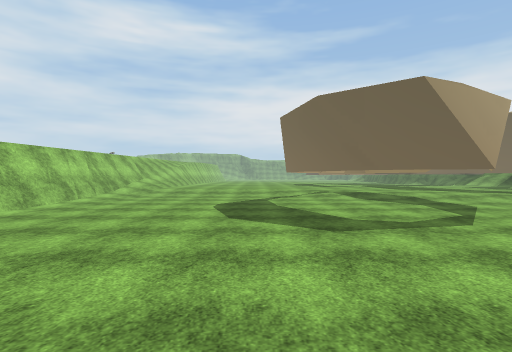
view 1 (above)

20 first-person views from a walk through a Unity game level. The camera is 1.4 m above the floor, looks level and sees 80° across. The floor is counted in squares, 2 m on a side. Each view is taken from the middle of a square. On the plan, view 1 faces up. The plan holds only what a view shows up to about 10 squares ahead; the rest is blank. The place goes on beyond the plan. The player is left out. Some animated figures are not drawn. Some surface patterns are stand-ins.

view 2
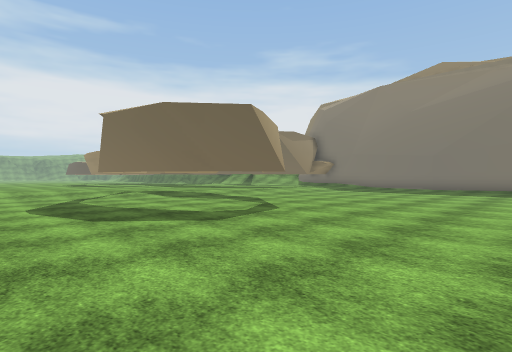

view 3
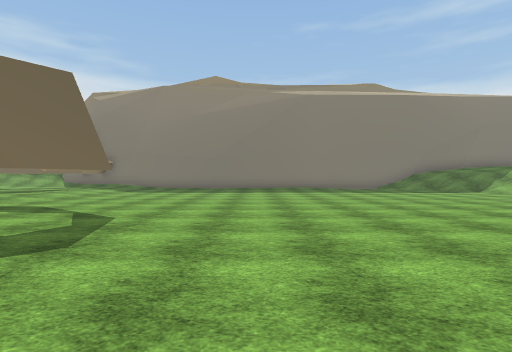

view 4
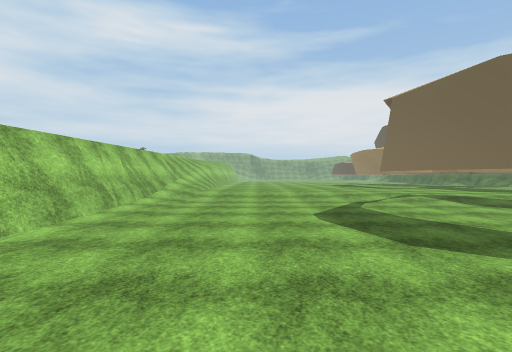

view 5
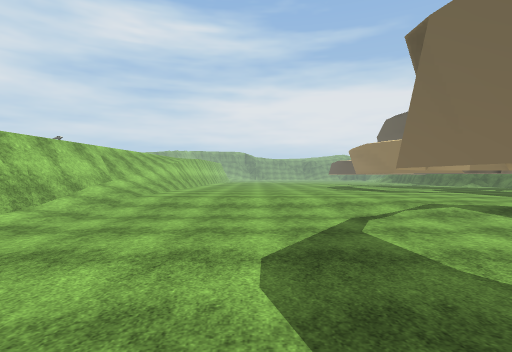

view 6
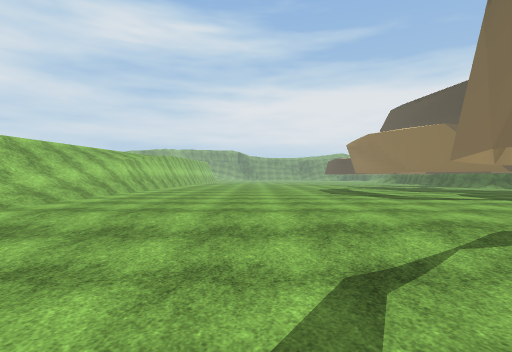

view 7
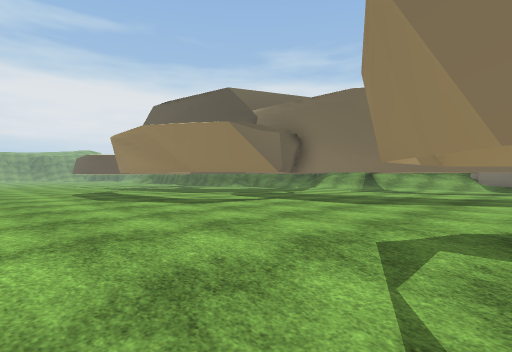

view 8
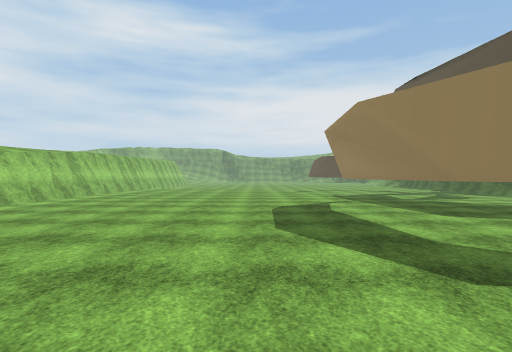

view 9
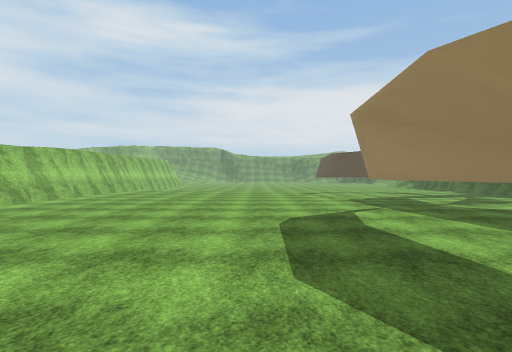

view 10
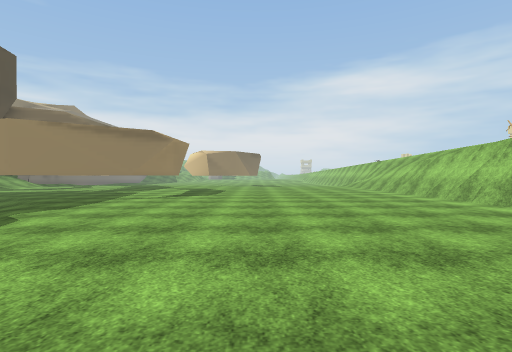

view 11
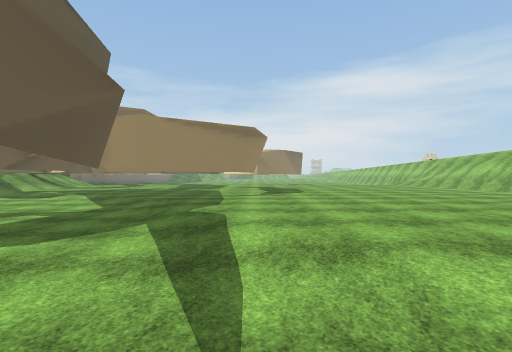

view 12
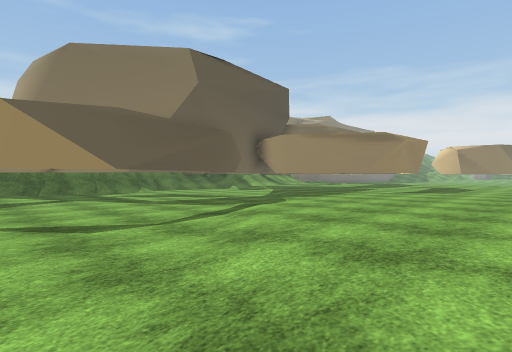

view 13
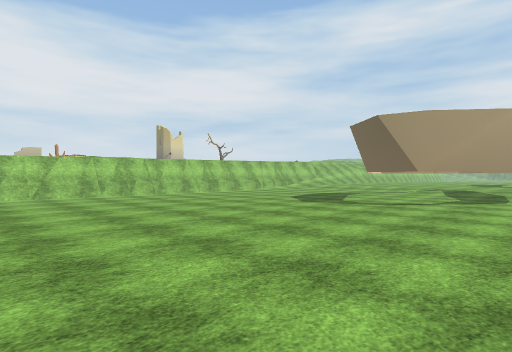

view 14
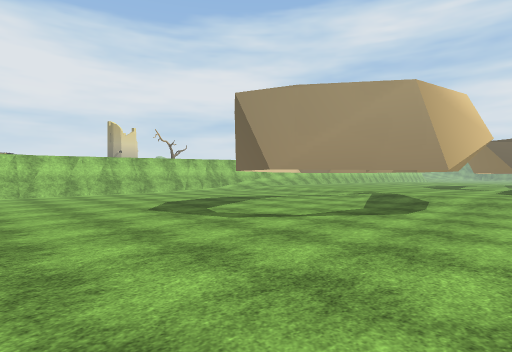

view 15
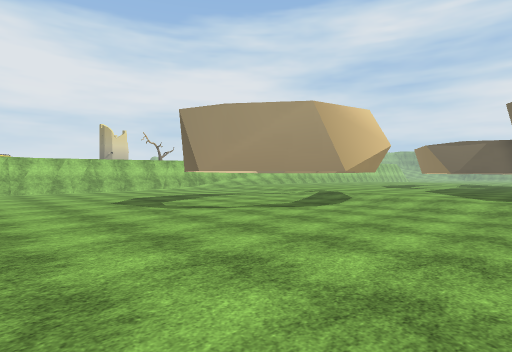

view 16
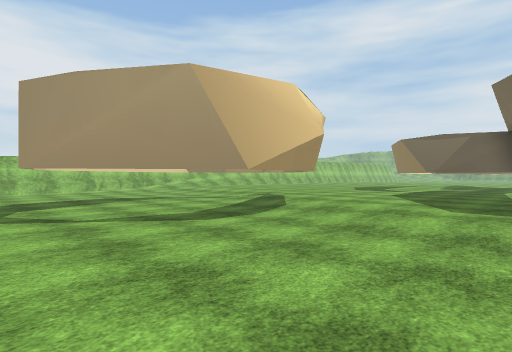

view 17
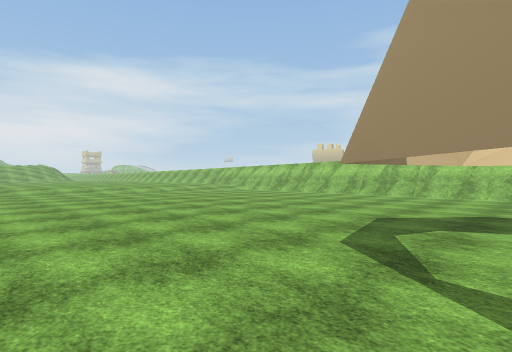

view 18
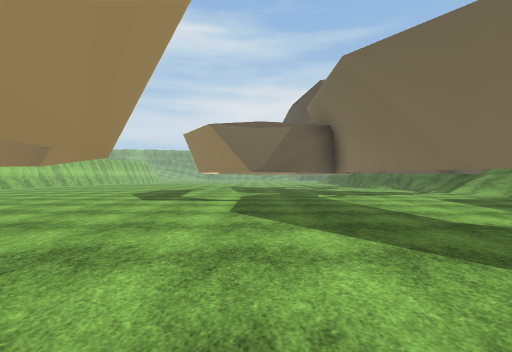

view 19
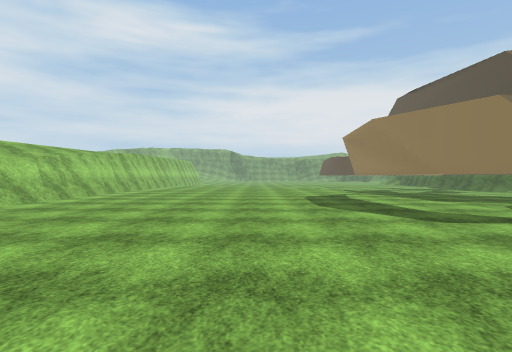

view 20
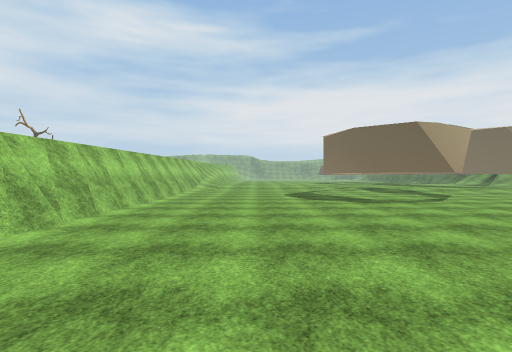

### Floor plan
Key: @ floor where view 1 was taken; # wall or solid block; . main floor; : floor 0.25 m higher than the main floor; + floor 0.5 m higher than the main floor; / step, stairs or slope; = window, fence, low wall or low ledge; v drop or lower ground; T thing the floor can be seen under or through.
Columns run from 6 left of view 1 to 9 right of it. Each row starts with its distance up from view 1.
 31       ......
 30       //...##
 29       ::/..#
 28      :::://##
 27     +:::::/.#
 26    +++:::::/###
 25  v#+++:::::/. #
 24  v#+++::::::/.#
 23 //#++++::::::##
 22 //#++++::::####
 21 //#+++++::##
 20 //#+++++::#
 19 //#+++++::#
 18 //=++++++:#
 17 ///++++++:##
 16 ///++++++::###
 15 ///+++++++::::/
 14 ///+++++++:::::
 13 ##/+++++++:::::
 12  #/////:+++::::#
 11  #/..../###:::::
 10  #.....##=##:::
  9  #.....#=== /:::
  8  #.....T#== ..//
  7  #.....TT  T....
  6  #......T TT....
  5  #.......TT.....
  4  #..............
  3  #..............
  2  #..............
  1  #..............
  0  #....@........
 -1  #.............
 -2  #.............
 -3    ... ........
 -4     .   .......
 -5          ......
 -6           ..

Where each view was taken, in squares from view 1:
view 1: 0 up, 0 right, facing up
view 2: 0 up, 2 left, facing up-right
view 3: 2 up, 2 left, facing right
view 4: 2 up, 2 left, facing up
view 5: 5 up, 1 left, facing up
view 6: 8 up, 0 right, facing up
view 7: 10 up, 0 right, facing up-right
view 8: 13 up, 2 right, facing up
view 9: 15 up, 2 right, facing up
view 10: 30 up, 1 right, facing down
view 11: 30 up, 4 right, facing down
view 12: 31 up, 0 right, facing down-right
view 13: 3 down, 6 right, facing up-left
view 14: 1 up, 7 right, facing up-left
view 15: 1 up, 9 right, facing up-left
view 16: 4 up, 9 right, facing up-left
view 17: 6 up, 6 right, facing down-left
view 18: 8 up, 6 right, facing up
view 19: 11 up, 1 right, facing up
view 20: 4 down, 2 left, facing up
